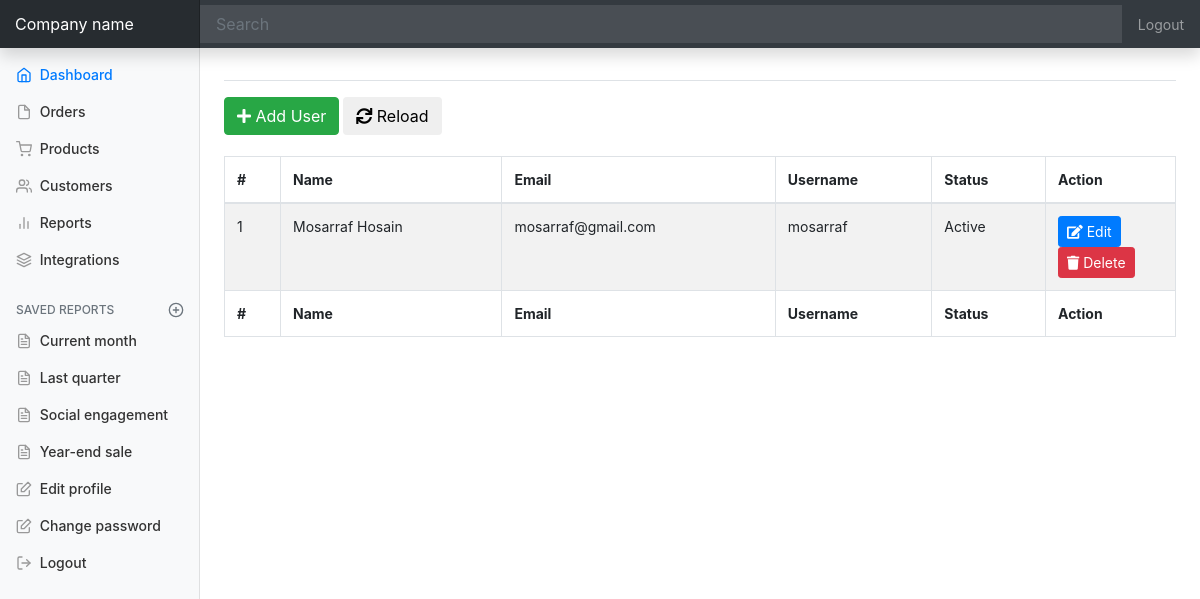
The app's page /app/pages/users.php (signed in), older data.
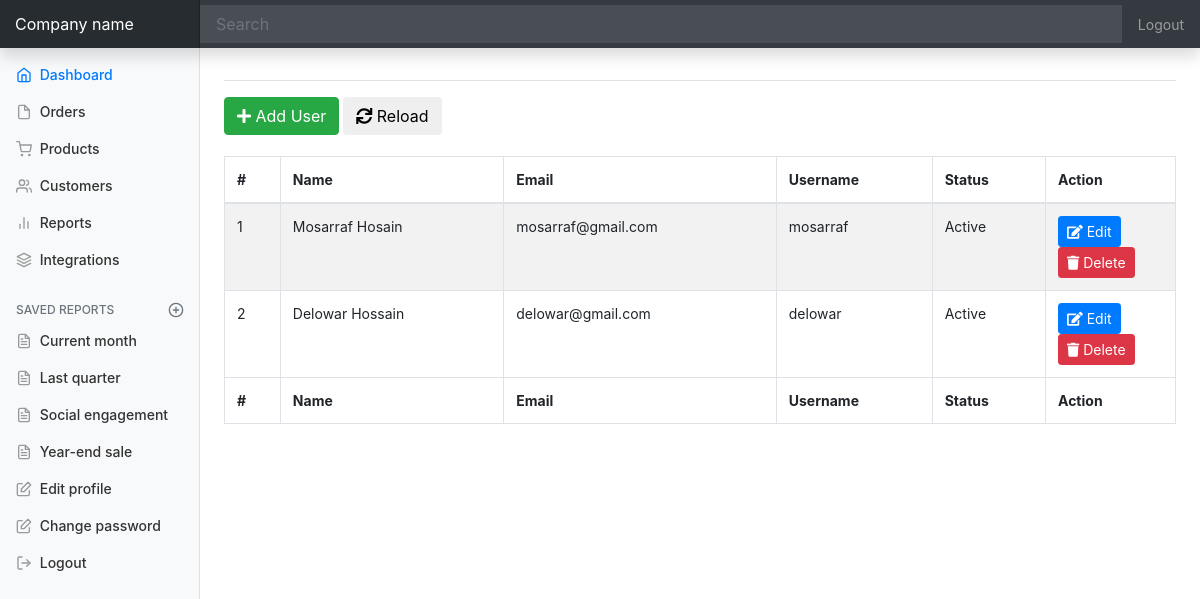
The same page, newer data.
### tables this page shows
CREATE TABLE `users` (
  `ID` int(10) NOT NULL AUTO_INCREMENT,
  `NAME` varchar(255) DEFAULT NULL,
  `EMAIL` varchar(255) DEFAULT NULL,
  `USERNAME` varchar(100) DEFAULT NULL,
  `PASSWORD` varchar(40) DEFAULT NULL COMMENT 'Hash by sha1',
  `REMEMBER_TOKEN` varchar(100) DEFAULT NULL,
  `CREATED_BY` int(10) DEFAULT NULL,
  `CREATED_AT` timestamp NULL DEFAULT NULL ON UPDATE CURRENT_TIMESTAMP,
  `UPDATED_BY` int(10) DEFAULT NULL,
  `UPDATED_AT` timestamp NULL DEFAULT NULL,
  `STATUS` tinyint(1) DEFAULT '1' COMMENT '0 = Inactive, 1 = Active',
  `USER_TOKEN` varchar(100) DEFAULT NULL,
  `PASSWORD_RESET_TOKEN` varchar(100) DEFAULT NULL,
  `PASSWORD_RESET_DATE` timestamp NULL DEFAULT NULL,
  PRIMARY KEY (`ID`)
);

### app/inc/functions.php (called while the page is built, shortened)
<?php
if (!function_exists('base_name'))
{
  function base_name()
  {
    return basename($_SERVER['SCRIPT_NAME']);
  }
}
if (!function_exists('base_url'))
{
  function base_url($uri = "")
  {
    $base_url = ( ( isset($_SERVER['HTTPS']) && $_SERVER['HTTPS'] == "on" ) ? "https" : "http" );
    $base_url .= "://";
    $base_url .= $_SERVER['HTTP_HOST'];
    $base_url .= str_replace(base_name(), "", $_SERVER['SCRIPT_NAME']);
    $base_url .= $uri;
    return $base_url;
  }
}

### app/lib/Config.php (called while the page is built, shortened)
<?php
require_once __DIR__ . '/../inc/functions.php';
class Config
{
  private $host = "localhost";
  private $username = "root";
  private $password = "";
  private $dbname = "php_pdo_bs_dashboard";
  public function __construct()
  {
    $this->conn = $this->db_connection();
  }
  public function db_connection()
  {
    try {
      $conn = new PDO("mysql:host=$this->host;dbname=$this->dbname", $this->username, $this->password);
      return $conn;
    } catch (PDOException $e) {
      echo "Could not connect to database: " . $e->getMessage();
      die();
    }
  }
}

### app/inc/include.php (called while the page is built, shortened)
<?php
$db = new DB();

### app/pages/users.php (the view, shortened to what this page needs)
<?php require_once __DIR__ . '/partial/header.php'; ?>
<div class="container-fluid">
  <div class="row">
    <?php require_once __DIR__ . '/partial/sidebar.php'; ?>
    <main role="main" class="col-md-9 ml-sm-auto col-lg-10 px-4">
      <div class="d-flex justify-content-between flex-wrap flex-md-nowrap align-items-center pt-3 pb-2 mb-3 border-bottom">
      </div>
      <div class="row">
        <div class="col-md-12">
          <button id="add_user" class="btn btn-success"><i class="fa fa-plus"></i> Add User</button>
          <button id="reload" class="btn btn-default"><i class="fa fa-sync"></i> Reload</button>
          <br>
          <br>
          <div class="table-responsive">
            <table id="table" class="table table-bordered table-condensed table-striped">
              <thead>
                <tr>
                  <th>#</th>
                  <th>Name</th>
                  <th>Email</th>
                  <th>Username</th>
                  <th>Status</th>
                  <th style="width:130px;">Action</th>
                </tr>
              </thead>
              <tbody>
                <?php
                $query = $db->conn->prepare("SELECT * FROM USERS");
                $query->execute();
                if ($query->rowCount() > 0) {
                  $result = $query->fetchAll(PDO::FETCH_OBJ);
                  $sl = 0;
                  foreach ($result as $key => $val) {
                    ?>
                    <tr>
                      <td><?php echo ++$sl; ?></td>
                      <td><?php echo $val->NAME; ?></td>
                      <td><?php echo $val->EMAIL; ?></td>
                      <td><?php echo $val->USERNAME; ?></td>
                      <td><?php echo $val->STATUS == 1 ? 'Active' : 'Inactive'; ?></td>
                      <td>
                        <a class="btn btn-sm btn-primary" href="javascript:void(0)" user_id="<?php echo $val->ID; ?>"><i class="fa fa-edit"></i> Edit</a>
                        <a class="btn btn-sm btn-danger" href="javascript:void(0)" user_id="<?php echo $val->ID; ?>"><i class="fa fa-trash"></i> Delete</a>
                      </td>
                    </tr>
                    <?php
                  }
                }
                ?>
              </tbody>
              <tfoot>
                <tr>
                  <th>#</th>
                  <th>Name</th>
                  <th>Email</th>
                  <th>Username</th>
                  <th>Status</th>
                  <th>Action</th>
                </tr>
              </tfoot>
            </table>
          </div>
        </div>
      </div>
    </main>
  </div>
</div>
<?php require_once __DIR__ . '/partial/footer.php'; ?>

### app/pages/partial/header.php (shortened to what this page needs)
<?php
require_once __DIR__ . '/../../inc/include.php';
?>
<!DOCTYPE html>
<html lang="en">
  <head>
    <link href="<?php echo base_url("assets/bs/css/bootstrap.min.css"); ?>" rel="stylesheet">
    <link rel="stylesheet" href="https://use.fontawesome.com/releases/v5.2.0/css/all.css">
    <link href="<?php echo base_url("assets/css/dashboard.css"); ?>" rel="stylesheet">
  </head>
  <body>
    <nav class="navbar navbar-dark fixed-top bg-dark flex-md-nowrap p-0 shadow">
      <a class="navbar-brand col-sm-3 col-md-2 mr-0" href="<?php echo base_url(); ?>">Company name</a>
      <input class="form-control form-control-dark w-100" type="text" placeholder="Search" aria-label="Search">
      <ul class="navbar-nav px-3">
        <li class="nav-item text-nowrap">
          <a class="nav-link" href="<?php echo base_url("index.php?page=logout"); ?>">Logout</a>
        </li>
      </ul>
    </nav>

### app/pages/partial/sidebar.php
<nav class="col-md-2 d-none d-md-block bg-light sidebar">
  <div class="sidebar-sticky">
    <ul class="nav flex-column">
      <li class="nav-item">
        <a class="nav-link active" href="<?php echo base_url("index.php?page=home"); ?>">
          <span data-feather="home"></span>
          Dashboard <span class="sr-only">(current)</span>
        </a>
      </li>
      <li class="nav-item">
        <a class="nav-link" href="#">
          <span data-feather="file"></span>
          Orders
        </a>
      </li>
      <li class="nav-item">
        <a class="nav-link" href="#">
          <span data-feather="shopping-cart"></span>
          Products
        </a>
      </li>
      <li class="nav-item">
        <a class="nav-link" href="#">
          <span data-feather="users"></span>
          Customers
        </a>
      </li>
      <li class="nav-item">
        <a class="nav-link" href="#">
          <span data-feather="bar-chart-2"></span>
          Reports
        </a>
      </li>
      <li class="nav-item">
        <a class="nav-link" href="#">
          <span data-feather="layers"></span>
          Integrations
        </a>
      </li>
    </ul>
    <h6 class="sidebar-heading d-flex justify-content-between align-items-center px-3 mt-4 mb-1 text-muted">
      <span>Saved reports</span>
      <a class="d-flex align-items-center text-muted" href="#">
        <span data-feather="plus-circle"></span>
      </a>
    </h6>
    <ul class="nav flex-column mb-2">
      <li class="nav-item">
        <a class="nav-link" href="#">
          <span data-feather="file-text"></span>
          Current month
        </a>
      </li>
      <li class="nav-item">
        <a class="nav-link" href="#">
          <span data-feather="file-text"></span>
          Last quarter
        </a>
      </li>
      <li class="nav-item">
        <a class="nav-link" href="#">
          <span data-feather="file-text"></span>
          Social engagement
        </a>
      </li>
      <li class="nav-item">
        <a class="nav-link" href="#">
          <span data-feather="file-text"></span>
          Year-end sale
        </a>
      </li>
      <li class="nav-item">
        <a class="nav-link" href="<?php echo base_url("index.php?page=edit_profile"); ?>">
          <span data-feather="edit"></span>
          Edit profile
        </a>
      </li>
      <li class="nav-item">
        <a class="nav-link" href="<?php echo base_url("index.php?page=change_password"); ?>">
          <span data-feather="edit"></span>
          Change password
        </a>
      </li>
      <li class="nav-item">
        <a class="nav-link" href="<?php echo base_url("index.php?page=logout"); ?>">
          <span data-feather="log-out"></span>
          Logout
        </a>
      </li>
    </ul>
  </div>
</nav>

### app/pages/partial/footer.php
  </body>
</html>

### assets/css/dashboard.css (style rules this page uses)
body { font-size: .875rem; }
.feather { width: 16px; height: 16px; vertical-align: text-bottom; }
.sidebar { position: fixed; top: 0; bottom: 0; left: 0; z-index: 100; padding: 48px 0 0; box-shadow: inset -1px 0 0 rgba(0, 0, 0, .1); }
.sidebar-sticky { position: relative; top: 0; height: calc(100vh - 48px); padding-top: .5rem; overflow-x: hidden; overflow-y: auto; }
.sidebar .nav-link { font-weight: 500; color: #333; }
.sidebar .nav-link .feather { margin-right: 4px; color: #999; }
.sidebar .nav-link.active { color: #007bff; }
.sidebar .nav-link:hover .feather, .sidebar .nav-link.active .feather { color: inherit; }
.sidebar-heading { font-size: .75rem; text-transform: uppercase; }
[role="main"] { padding-top: 48px; }
.navbar-brand { padding-top: .75rem; padding-bottom: .75rem; font-size: 1rem; background-color: rgba(0, 0, 0, .25); box-shadow: inset -1px 0 0 rgba(0, 0, 0, .25); }
.navbar .form-control { padding: .75rem 1rem; border-width: 0; border-radius: 0; }
.form-control-dark { color: #fff; background-color: rgba(255, 255, 255, .1); border-color: rgba(255, 255, 255, .1); }

Row changes from the older to the newer data that the page shows:
added users: NAME "Delowar Hossain", EMAIL "delowar@gmail.com", USERNAME "delowar", STATUS "Active"
